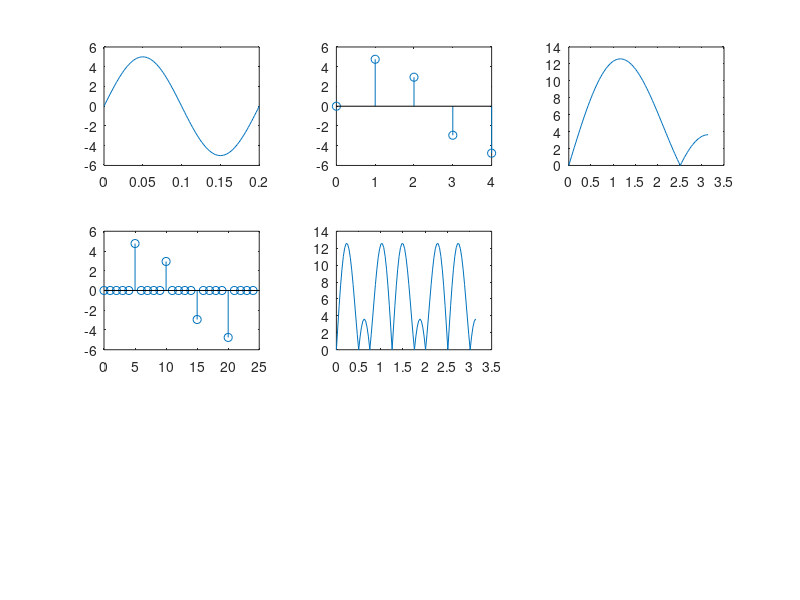

This chart was generated by the following MATLAB code:
clc;
clear all;
N=input('Enter N:');
L=input('Enter M:');
A=input('Enter Amplitude:');
f=input('Enter the signal frequency');
fs=N*f;
T=1/f;
t=0:0.01*T:T;
x=A*sin(2*pi*f*t);
subplot(3,3,1);
plot(t,x);
n=0:N-1;
x1=A*sin(2*pi*f*n/fs);
subplot(3,3,2);
stem(n,x1);
a=1;
for w=0:0.01*pi:pi
    X1(a)=0;
    for n=1:N
        X1(a)=X1(a)+x1(n)*exp(-1i*w*n);
    end
    a=a+1;
end
w=0:0.01*pi:pi;
subplot(3,3,3);
plot(w,abs(X1));
x2=[zeros(1,N*L)];
t1=1:L:N*L;
x2(t1)=x1;
n=0:length(x2)-1;
subplot(3,3,4);
stem(n,x2);
b=1;
for w=0:0.01*pi:pi
    X2(b)=0;
    for n=1:(N*L)
        X2(b)=X2(b)+x2(n)*exp(-1i*w*n);
    end
    b=b+1;
end
w=0:0.01*pi:pi;
subplot(3,3,5);
plot(w,abs(X2));
